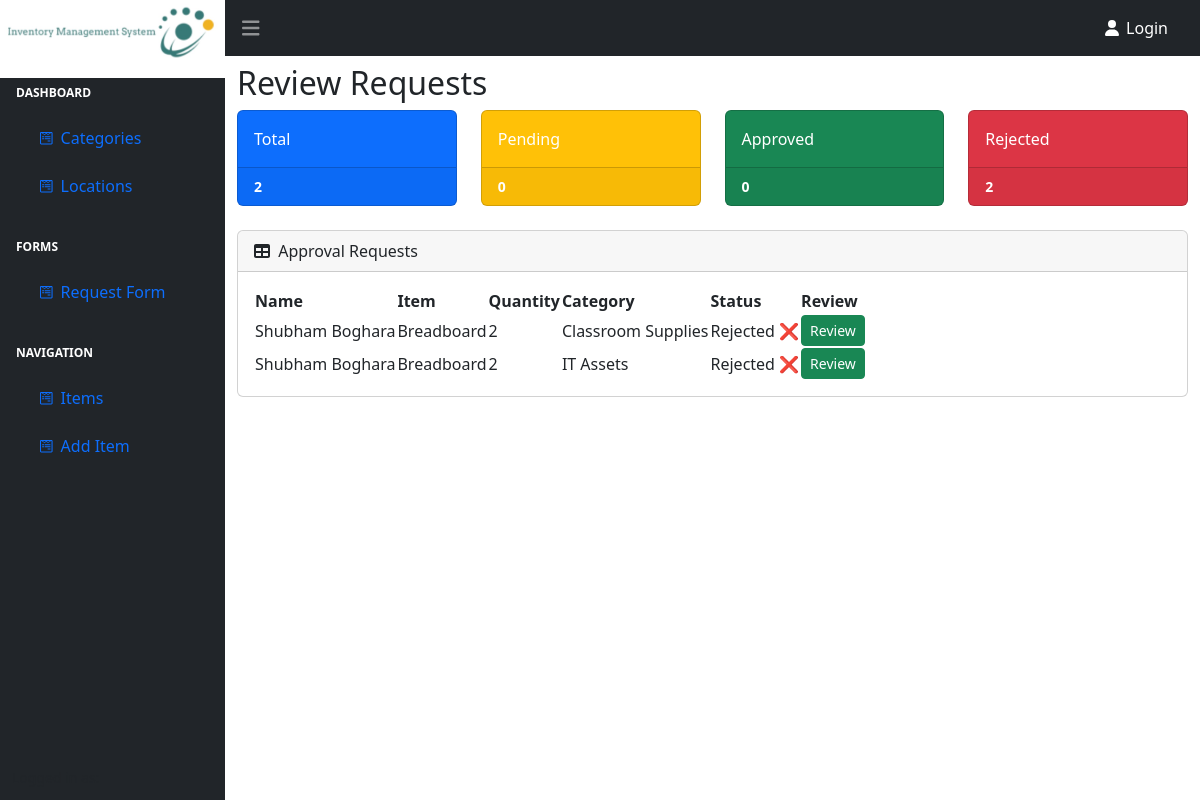
The page /review_request/ on the database as committed earlier.
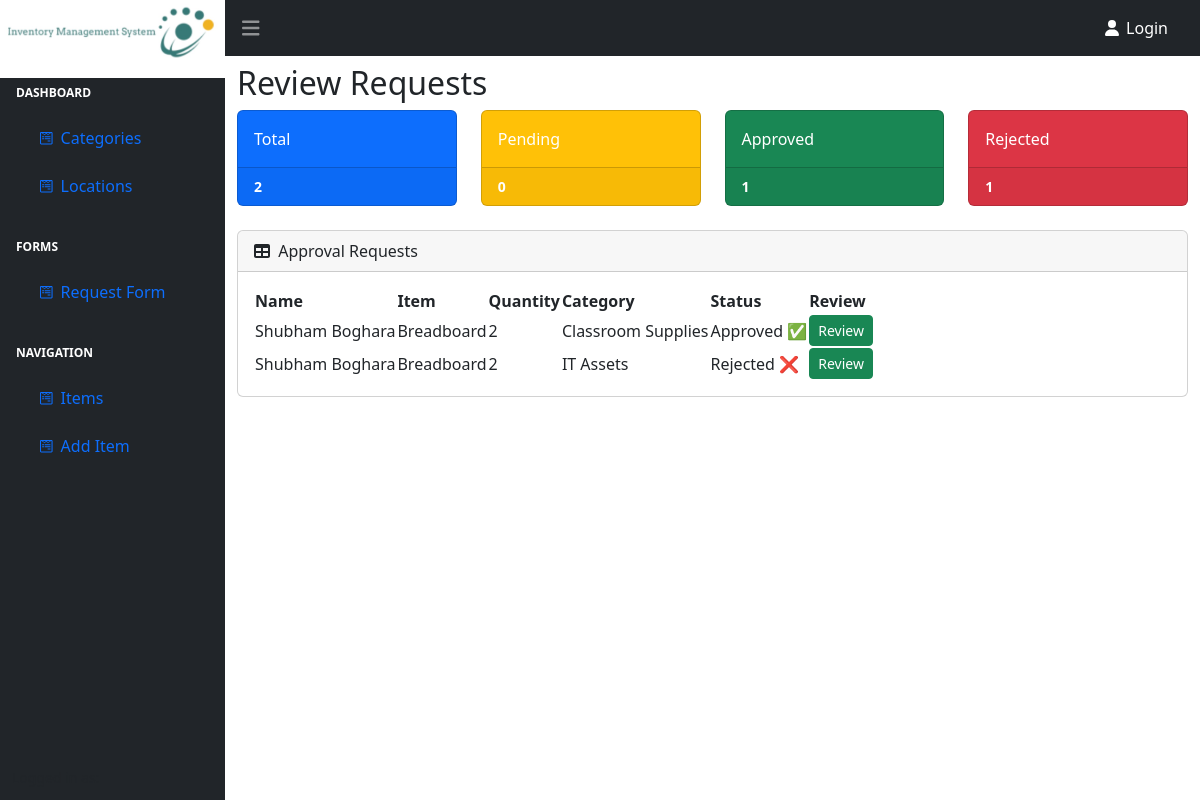
The same page on the database as committed later.
### basic/models.py (models this page shows, shortened)
class Request(models.Model):
    name = models.CharField(max_length=200)
    itemname = models.CharField(max_length=200)
    description = models.CharField(max_length=200)
    quantity = models.PositiveIntegerField()
    category = models.ForeignKey(Category, on_delete=models.CASCADE)
    approved = models.BooleanField(default=False)
    rejected = models.BooleanField(default=False)

class Category(models.Model):
    name = models.CharField(max_length=100)
    description = models.TextField()
    def __str__(self):
        return self.name

### basic/views.py (the view)
# urls.py: path('review_request/',review_request, name = "review_request"),
def review_request(request):
    queryset = Request.objects.all()
    total = queryset.count()
    app = Request.objects.filter(approved=True).count()
    rej = Request.objects.filter(rejected=True).count()
    pending = total - app - rej
    context = {
        "queryset": queryset,
        "total": total,
        "approved": app,
        "rejected": rej,
        "pending": pending,
    }
    return render(request, "basic/review-requests.html", context)

### basic/templates/basic/review-requests.html (shortened to what this page needs)
{% extends 'basic/base1.html' %}
{% block start %}
{% if queryset %}
<h2 class="mt-2">Review Requests</h2>
<div class="row">
    <div class="col-xl-3 col-md-6">
        <div class="card bg-primary text-white mb-4">
            <div class="card-body">Total</div>
            <div class="card-footer d-flex align-items-center justify-content-between">
                <div class="small text-white fw-bold">{{total}}</div>
            </div>
        </div>
    </div>
    <div class="col-xl-3 col-md-6">
        <div class="card bg-warning text-white mb-4">
            <div class="card-body">Pending</div>
            <div class="card-footer d-flex align-items-center justify-content-between">
                <div class="small text-white fw-bold">{{pending}}</div>
            </div>
        </div>
    </div>
    <div class="col-xl-3 col-md-6">
        <div class="card bg-success text-white mb-4">
            <div class="card-body">Approved</div>
            <div class="card-footer d-flex align-items-center justify-content-between">
                <div class="small text-white fw-bold">{{approved}}</div>
            </div>
        </div>
    </div>
    <div class="col-xl-3 col-md-6">
        <div class="card bg-danger text-white mb-4">
            <div class="card-body">Rejected</div>
            <div class="card-footer d-flex align-items-center justify-content-between">
                <div class="small text-white fw-bold">{{rejected}}</div>
            </div>
        </div>
    </div>
</div>
{% endif %}
<div class="card mb-4">
    <div class="card-header">
        <i class="fas fa-table me-1"></i>
        Approval Requests
    </div>
    <div class="card-body">
        <table id="datatablesSimple" class="" scrollY>
            <thead>
                <tr>
                    <th>Name</th>
                    <th>Item</th>
                    <th>Quantity</th>
                    <th>Category</th>
                    <th>Status</th>
                    <th>Review</th>
                </tr>
            </thead>
            <tbody>
                {% for query in queryset %}
                <tr>
                    <td>{{ query.name}}</td>
                    <td>{{ query.itemname }}</td>
                    <td>
                        {{ query.quantity}}
                    </td>
                    <td>{{ query.category }}</td>
                    <td>
                        {% if query.approved %}
                        Approved ✅
                        {% elif query.rejected %}
                        Rejected ❌
                        {% else %}
                        Pending ❗
                        {% endif %}
                    </td>
                    <td>
                        <a href="/review-form/{{ query.id }}" class="btn btn-success btn-sm">Review</a>
                    </td>
                </tr>
                {% endfor %}
            </tbody>
        </table>
    </div>
</div>
{% endblock %}

Rows that differ between the two databases and show on the page:
changed Request "Classroom Supplies": approved "Rejected ❌" → "Approved ✅"
Other text that changed with them:
{{ approved }}: "0" → "1"
{{ rejected }}: "2" → "1"
